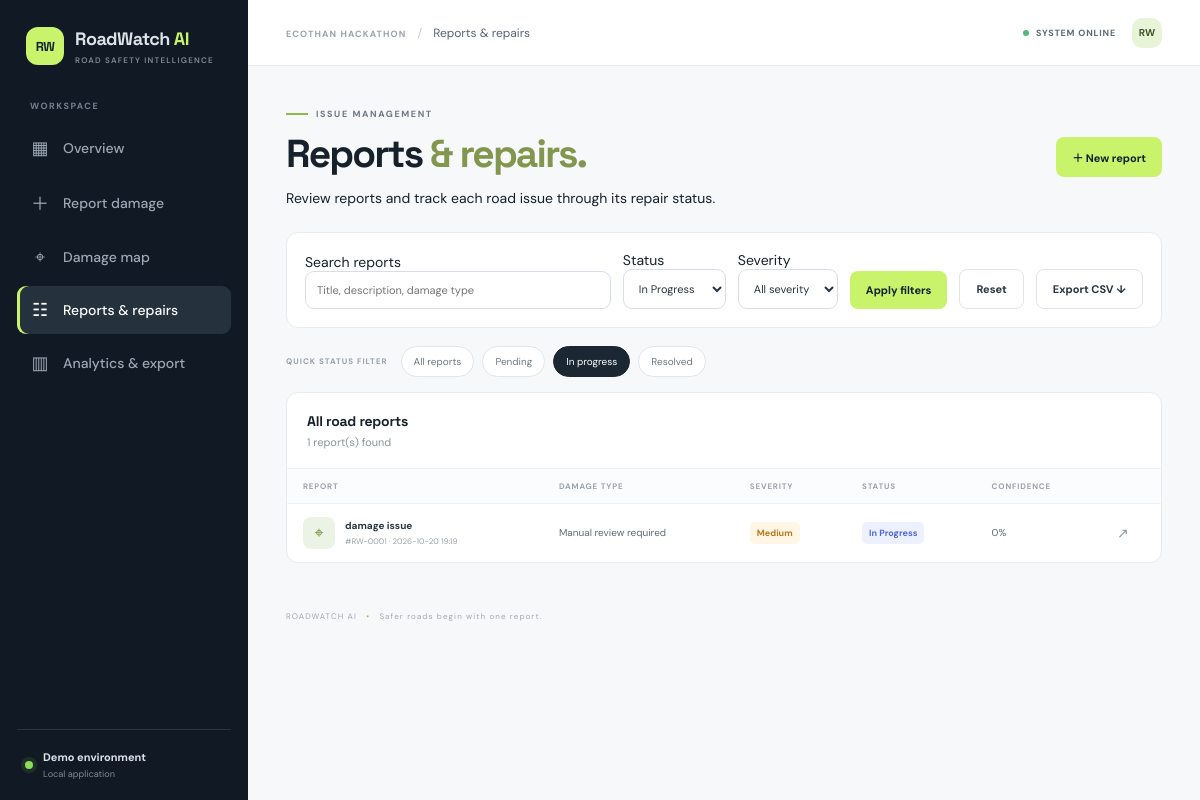
The page /reports?status=In+Progress on the database its author committed.
### tables this page shows
CREATE TABLE reports (
            id INTEGER PRIMARY KEY AUTOINCREMENT,
            title TEXT NOT NULL,
            description TEXT DEFAULT '',
            image TEXT NOT NULL,
            latitude REAL,
            longitude REAL,
            damage_type TEXT NOT NULL,
            severity TEXT NOT NULL,
            confidence REAL NOT NULL,
            status TEXT NOT NULL DEFAULT 'Pending',
            created_at TEXT NOT NULL
        );

### app.py (the view)
@app.route('/reports')
def reports():
    status = request.args.get('status', '').strip()
    severity = request.args.get('severity', '').strip()
    q = request.args.get('q', '').strip()
    clauses, params = [], []
    if status in {'Pending', 'In Progress', 'Resolved'}:
        clauses.append('status=?'); params.append(status)
    if severity in {'Low', 'Medium', 'High', 'Critical'}:
        clauses.append('severity=?'); params.append(severity)
    if q:
        clauses.append('(title LIKE ? OR description LIKE ? OR damage_type LIKE ?)')
        params.extend([f'%{q}%'] * 3)
    sql = 'SELECT * FROM reports' + (' WHERE ' + ' AND '.join(clauses) if clauses else '') + ' ORDER BY id DESC'
    with db() as con:
        items = con.execute(sql, params).fetchall()
        total_matching = len(items)
    return render_template('reports.html', reports=items, selected_status=status, selected_severity=severity, search_query=q, total_matching=total_matching)

### app.py (called while the page is built)
def db():
    conn = sqlite3.connect(DB_PATH)
    conn.row_factory = sqlite3.Row
    return conn

### templates/reports.html (shortened to what this page needs)
{% extends 'base.html' %}{% block title %}Reports & repairs | RoadWatch AI{% endblock %}{% block page_name %}Reports & repairs{% endblock %}
{% block content %}<div class="page-intro intro-row"><div><div class="eyebrow"><span class="eyebrow-line"></span> ISSUE MANAGEMENT</div><h1>Reports <span>& repairs.</span></h1><p>Review reports and track each road issue through its repair status.</p></div><a class="btn btn-primary" href="{{ url_for('report_damage') }}">＋ New report</a></div><form class="panel" method="get" style="padding:18px;margin-bottom:18px;display:flex;gap:12px;flex-wrap:wrap;align-items:end">
<div style="flex:2;min-width:190px"><label for="q">Search reports</label><input id="q" name="q" value="{{ search_query }}" placeholder="Title, description, damage type" style="width:100%;padding:11px;border:1px solid #d8dee8;border-radius:9px"></div>
<div><label for="status">Status</label><select id="status" name="status" style="display:block;padding:11px;border:1px solid #d8dee8;border-radius:9px"><option value="">All statuses</option>{% for s in ['Pending','In Progress','Resolved'] %}<option value="{{ s }}" {% if selected_status==s %}selected{% endif %}>{{ s }}</option>{% endfor %}</select></div>
<div><label for="severity">Severity</label><select id="severity" name="severity" style="display:block;padding:11px;border:1px solid #d8dee8;border-radius:9px"><option value="">All severity</option></select></div>
<button class="btn btn-primary" type="submit">Apply filters</button><a class="btn btn-secondary" href="{{ url_for('reports') }}">Reset</a>
<a class="btn btn-secondary" href="{{ url_for('export_csv',status=selected_status,severity=selected_severity,q=search_query) }}">Export CSV ↓</a>
</form><div class="filter-row"><div class="filter-label">QUICK STATUS FILTER</div><a class="filter-chip {% if not selected_status %}selected{% endif %}" href="{{ url_for('reports') }}">All reports</a><a class="filter-chip {% if selected_status=='Pending' %}selected{% endif %}" href="{{ url_for('reports',status='Pending') }}">Pending</a><a class="filter-chip {% if selected_status=='In Progress' %}selected{% endif %}" href="{{ url_for('reports',status='In Progress') }}">In progress</a><a class="filter-chip {% if selected_status=='Resolved' %}selected{% endif %}" href="{{ url_for('reports',status='Resolved') }}">Resolved</a></div><div class="panel"><div class="panel-heading"><div><h3>All road reports</h3><p>{{ total_matching }} report(s) found</p></div></div><div class="table-wrap"><table><thead><tr><th>REPORT</th><th>DAMAGE TYPE</th><th>SEVERITY</th><th>STATUS</th><th>CONFIDENCE</th><th></th></tr></thead><tbody>{% for r in reports %}<tr><td><div class="report-cell"><div class="report-thumb">⌖</div><div><a href="{{ url_for('report_detail', report_id=r.id) }}" class="row-title">{{ r.title }}</a><small>#RW-{{ '%04d'|format(r.id) }} · {{ r.created_at }}</small></div></div></td><td>{{ r.damage_type }}</td><td><span class="severity {{ r.severity|lower }}">{{ r.severity }}</span></td><td><span class="status {{ r.status|lower|replace(' ', '-') }}">{{ r.status }}</span></td><td>{{ (r.confidence*100)|round|int }}%</td><td><a class="arrow-link" href="{{ url_for('report_detail', report_id=r.id) }}">↗</a></td></tr>{% else %}<tr><td colspan="6" class="empty-state">No reports match this filter.</td></tr>{% endfor %}</tbody></table></div></div>{% endblock %}

### static/css/style.css (style rules this page uses)
:root { --ink:#17212b;--muted:#77818e;--line:#e7ebef;--bg:#f6f8fa;--green:#c8f36a;--deep:#111b26;--blue:#536bff }
* { box-sizing:border-box }
body { margin:0;background:var(--bg);color:var(--ink);font-family:'DM Sans',sans-serif;font-size:14px }
a { color:inherit;text-decoration:none }
.eyebrow { display:flex;align-items:center;gap:8px;font-size:9px;letter-spacing:1.6px;color:#6d7883;font-weight:700 }
.eyebrow-line { height:2px;width:22px;background:#91b84a }
h1,h2,h3,p { margin-top:0 }
h1 { font:700 clamp(32px,3.2vw,47px)/1.09 'Space Grotesk',sans-serif;letter-spacing:-1.9px;margin:18px 0 13px }
h1 span { color:#83964d }
.btn { display:inline-flex;align-items:center;justify-content:center;gap:12px;border:0;border-radius:8px;padding:12px 16px;font:700 11px 'DM Sans',sans-serif;cursor:pointer;transition:transform .15s,background .15s }
.btn-primary { background:var(--green);color:#17212b }
.btn-secondary { background:#fff;border:1px solid #dfe4e8;color:#273440 }
.section-heading,.panel-heading { display:flex;align-items:center;justify-content:space-between;gap:15px }
.section-heading p,.panel-heading p { font-size:11px;color:#8a949e;margin:0 }
.stat-card,.panel { background:#fff;border:1px solid var(--line);border-radius:12px }
.panel { overflow:hidden }
.panel-heading { padding:19px 20px;border-bottom:1px solid #eef0f2 }
.panel-heading h3 { font:700 14px 'Space Grotesk',sans-serif;margin:0 0 5px;letter-spacing:-.2px }
.table-wrap { overflow-x:auto }
table { width:100%;border-collapse:collapse;text-align:left;white-space:nowrap }
th { font-size:8px;letter-spacing:.8px;color:#9aa3ab;font-weight:700;background:#fbfcfd;padding:12px 16px }
td { padding:13px 16px;border-top:1px solid #f0f2f4;font-size:10px;color:#5f6b76 }
.report-cell { display:flex;align-items:center;gap:10px }
.report-thumb { width:32px;height:32px;border-radius:8px;background:#edf3e4;display:grid;place-items:center;font-size:16px;color:#6f8c3d }
.row-title { font-size:10px;font-weight:700;color:#273541;display:block;max-width:210px;overflow:hidden;text-overflow:ellipsis }
.report-cell small { display:block;color:#9aa3ab;font-size:8px;margin-top:4px }
.severity,.status { display:inline-flex;align-items:center;border-radius:5px;padding:5px 7px;font-size:9px;font-weight:700 }
.severity.medium { color:#b67a1c;background:#fff6e5 }
.status.in-progress { color:#5268d8;background:#edf0ff }
.arrow-link { font-size:14px;color:#8d979f }
.page-intro { margin:8px 0 25px }
.page-intro h1 { font-size:39px;margin-top:13px }
.page-intro h1 span { color:#83964d }
.intro-row { display:flex;justify-content:space-between;align-items:center;gap:15px }
.intro-row>div>p { margin-bottom:0 }
input:not([type=file]),textarea,select { width:100%;border:1px solid #dfe5e9;border-radius:7px;background:#fff;padding:11px 12px;font:11px 'DM Sans',sans-serif;color:#293540;outline:none }
.filter-row { display:flex;align-items:center;gap:8px;flex-wrap:wrap;margin-bottom:15px }
.filter-label { font-size:8px;letter-spacing:1px;color:#98a1a9;font-weight:700;margin-right:5px }
.filter-chip { border:1px solid #e1e6e9;border-radius:20px;background:#fff;padding:8px 12px;font-size:10px;color:#6e7983 }
.filter-chip.selected { background:#1b2732;border-color:#1b2732;color:#fff }

### rows shown on the page
reports: title "damage issue", id "0001", created_at "2026-10-20 19:19", damage_type "Manual review required", severity "Medium", status "In Progress", (r.confidence*100)|round|int "0"

### other values the page prints
{{ total_matching }} "1"
form field status "In Progress"
